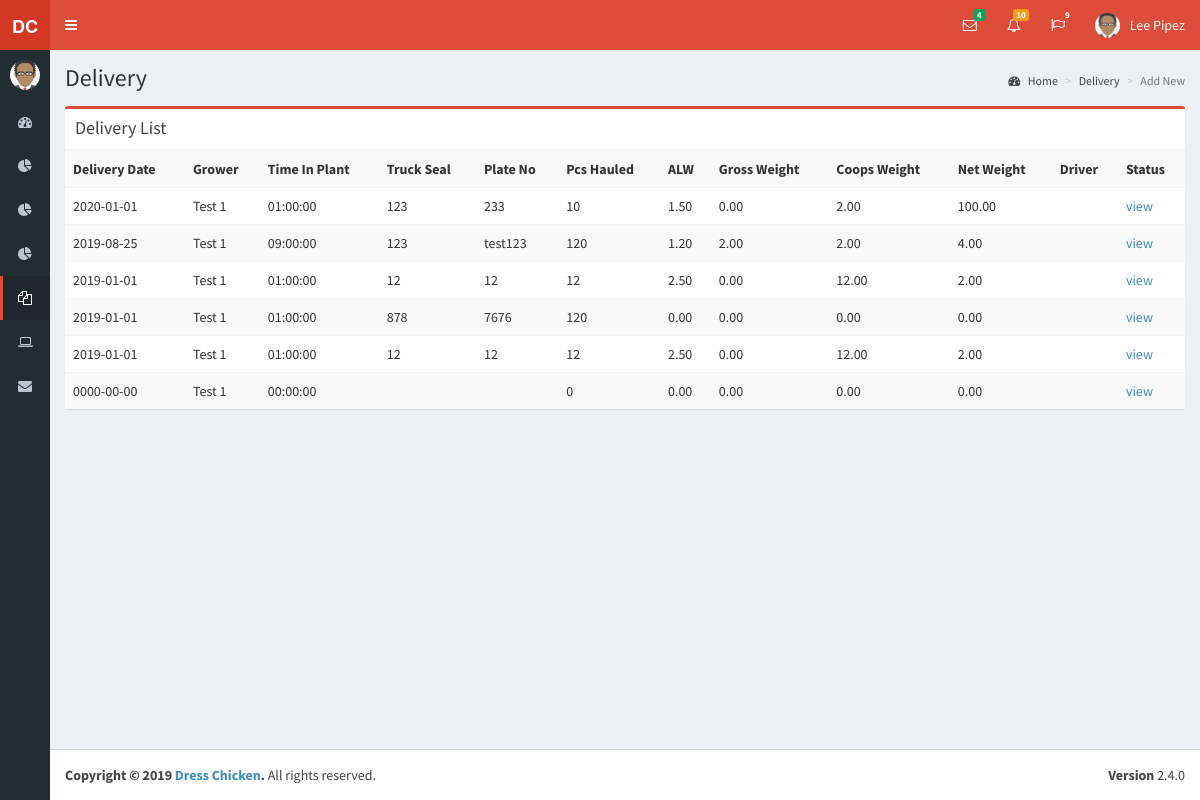
The app's page /admin/list_delivery.php (signed in), older data.
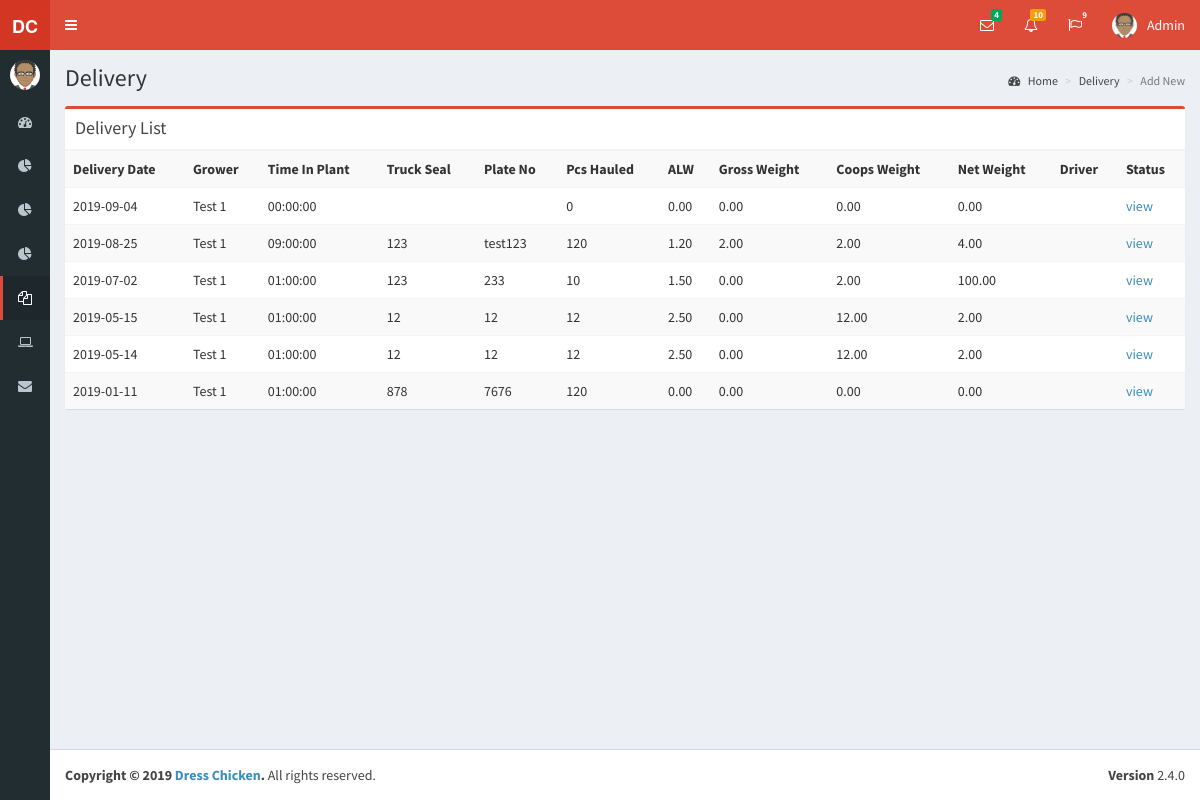
The same page, newer data.
### tables this page shows
CREATE TABLE `delivery` (
  `delivery_id` int(11) NOT NULL,
  `truck_seal` varchar(50) NOT NULL,
  `tripno` int(11) NOT NULL,
  `noofcrew` int(11) NOT NULL,
  `timeoutfarm` time NOT NULL,
  `pcshauled` int(11) NOT NULL,
  `houseno` int(11) NOT NULL,
  `farmchecker` varchar(50) NOT NULL,
  `feed` datetime NOT NULL,
  `timeweighed` timestamp NOT NULL DEFAULT CURRENT_TIMESTAMP ON UPDATE CURRENT_TIMESTAMP,
  `alw` decimal(10,2) NOT NULL,
  `weigher` varchar(50) NOT NULL,
  `birdspercoop` int(11) NOT NULL,
  `coopswocover` int(11) NOT NULL,
  `timeinplant` time NOT NULL,
  `grower_id` int(11) NOT NULL,
  `timeinfarm` time NOT NULL,
  `loadstart` time NOT NULL,
  `loadfinish` time NOT NULL,
  `plateno` varchar(30) NOT NULL,
  `preparedby` varchar(50) NOT NULL,
  `delivery_date` date NOT NULL,
  `gross_weight` decimal(10,2) NOT NULL,
  `coops_weight` decimal(10,2) NOT NULL,
  `net_weight` decimal(10,2) NOT NULL,
  `doa_pcs` int(11) NOT NULL,
  `doa_weight` decimal(10,2) NOT NULL,
  `daa_pcs` int(11) NOT NULL,
  `daa_weight` decimal(10,2) NOT NULL,
  `driver` varchar(30) NOT NULL
);

CREATE TABLE `grower` (
  `grower_id` int(11) NOT NULL,
  `grower_name` varchar(100) NOT NULL,
  `grower_address` varchar(100) NOT NULL,
  `grower_contact` varchar(30) NOT NULL
);

### admin/list_delivery.php (the view, shortened to what this page needs)
<!DOCTYPE html>
<html>
<?php include "../dist/includes/head.php";?>
<body class="hold-transition skin-red sidebar-collapse sidebar-mini">
<div class="wrapper">
  <?php include "../dist/includes/header.php";?>
  <?php include "../dist/includes/aside.php";?>
  <div class="content-wrapper">
    <section class="content-header">
      <h1>
        Delivery
      </h1>
      <ol class="breadcrumb">
        <li><a href="#"><i class="fa fa-dashboard"></i> Home</a></li>
        <li><a href="#">Delivery</a></li>
        <li class="active">Add New</li>
      </ol>
    </section>
    <section class="content">
      <div class="row">
        <div class="col-md-12">
          <div class="box box-danger">
            <div class="box-header with-border">
              <h3 class="box-title">Delivery List</h3>
            </div>
            <table class="table table-striped">
                <tbody><tr>
                  <th>Delivery Date</th>
                  <th>Grower</th>
                  <th>Time In Plant</th>
                  <th>Truck Seal</th>
                  <th>Plate No</th>
                  <th>Pcs Hauled</th>
                  <th>ALW</th>
                  <th>Gross Weight</th>
                  <th>Coops Weight</th>
                  <th>Net Weight</th>
                  <th>Driver</th>
                  <th>Status</th>
                </tr>
      <?php
       include('../dist/includes/dbcon.php');
        $query=mysqli_query($con,"select * from delivery natural join grower order by delivery_date DESC")or die(mysqli_error());
          while($row=mysqli_fetch_array($query)){
      ?>
                <tr>
                  <td><?php echo $row['delivery_date'];?></td>
                  <td><?php echo $row['grower_name'];?></td>
                  <td><?php echo $row['timeinplant'];?></td>
                  <td><?php echo $row['truck_seal'];?></td>
                  <td><?php echo $row['plateno'];?></td>
                  <td><?php echo $row['pcshauled'];?></td>
                  <td><?php echo $row['alw'];?></td>
                  <td><?php echo $row['gross_weight'];?></td>
                  <td><?php echo $row['coops_weight'];?></td>
                  <td><?php echo $row['net_weight'];?></td>
                  <td><?php echo $row['driver'];?></td>
                  <td><a href="view_delivery.php?id=<?php echo $row['delivery_id'];?>" class="small-box-footer">view</a></td>
                </tr>
      <?php }?>
              </tbody></table>
          </div>
        </div>
    </div>
    </section>
  </div>
  <?php include "../dist/includes/footer.php";?>
</div>
</body>
</html>

### dist/includes/header.php (shortened to what this page needs)
<header class="main-header">
    <a href="index.php" class="logo">
      <span class="logo-mini"><b>DC</b></span>
    </a>
    <nav class="navbar navbar-static-top">
      <a href="#" class="sidebar-toggle" data-toggle="push-menu" role="button">
      </a>
      <div class="navbar-custom-menu">
        <ul class="nav navbar-nav">
          <li class="dropdown messages-menu">
            <a href="#" class="dropdown-toggle" data-toggle="dropdown">
              <i class="fa fa-envelope-o"></i>
              <span class="label label-success">4</span>
            </a>
          </li>
          <li class="dropdown notifications-menu">
            <a href="#" class="dropdown-toggle" data-toggle="dropdown">
              <i class="fa fa-bell-o"></i>
              <span class="label label-warning">10</span>
            </a>
          </li>
          <li class="dropdown tasks-menu">
            <a href="#" class="dropdown-toggle" data-toggle="dropdown">
              <i class="fa fa-flag-o"></i>
              <span class="label label-danger">9</span>
            </a>
          </li>
          <li class="dropdown user user-menu">
            <a href="#" class="dropdown-toggle" data-toggle="dropdown">
              <img src="../dist/img/avatar.png" class="user-image" alt="User Image">
              <span class="hidden-xs"><?php echo $_SESSION['name'];?></span>
            </a>
          </li>
        </ul>
      </div>
    </nav>
  </header>

Row changes from the older to the newer data that the page shows:
changed delivery (number 1 of 6 on the later page): delivery_date "0000-00-00" → "2019-09-04"; moves up the list
changed delivery "test123": moves down the list
changed delivery (number 3 of 6 on the later page): delivery_date "2020-01-01" → "2019-07-02"
changed delivery (number 4 of 6 on the later page): delivery_date "2019-01-01" → "2019-05-15"; moves up the list
changed delivery (number 5 of 6 on the later page): delivery_date "2019-01-01" → "2019-05-14"
changed delivery (number 6 of 6 on the later page): delivery_date "2019-01-01" → "2019-01-11"
Text that changed along with them:
$_SESSION['name']: "Lee Pipez" → "Admin"
